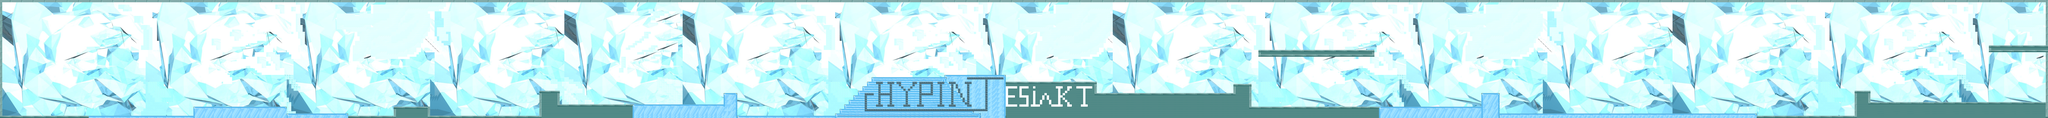

The image is a tile-based game level rendered from a .tmx file. Its description and source (layers, tilesets, objects; grid data summarised) follow:
An orthogonal 900x52 tile map with 15x15 px tiles, 3 tile layers (background, plat, ice), 3 tilesets and 39 objects (37x 3, START, END).

<map version="1.0" orientation="orthogonal" renderorder="right-down" width="900" height="52" tilewidth="15" tileheight="15" nextobjectid="57">
 <tileset firstgid="1" name="iceblock" tilewidth="15" tileheight="15" tilecount="3468" columns="68">
  <image source="../images/iceblock.jpg" width="1032" height="774" />
 </tileset>
 <tileset firstgid="3469" name="city" tilewidth="15" tileheight="15" tilecount="36" columns="6">
  <image source="../images/city.jpg" width="90" height="94" />
 </tileset>
 <tileset firstgid="3505" name="IceBox" tilewidth="15" tileheight="15" tilecount="36" columns="6">
  <image source="../images/IceBox.png" width="90" height="90" />
 </tileset>
 <layer name="background" width="900" height="52">
  <data>[46800 cells, 45918 non-empty, 3244 distinct tile ids]</data>
 </layer>
 <layer name="plat" width="900" height="52">
  <data>[46800 cells, 4488 non-empty, 25 distinct tile ids]</data>
 </layer>
 <layer name="ice" width="900" height="52">
  <data>[46800 cells, 2200 non-empty, 30 distinct tile ids]</data>
 </layer>
 <objectgroup name="player">
  <object id="1" name="START" x="49" y="613" width="92" height="148" />
  <object id="2" name="END" x="13344" y="102.768" width="128" height="191" />
 </objectgroup>
 <objectgroup name="enemies">
  <object id="3" name="MELEE" type="3" x="7425.67" y="431.152" width="53.6364" height="180" />
  <object id="5" name="MELEE" type="3" x="521.303" y="603" width="67" height="155" />
  <object id="6" name="JPRIFLE" type="3" x="5394.33" y="595.97" width="67" height="155" />
  <object id="7" name="JPMELEE" type="3" x="765.091" y="445.455" width="67" height="155" />
  <object id="9" name="MELEE" type="3" x="1618.27" y="542.394" width="67" height="155" />
  <object id="10" name="JPMELEE" type="3" x="2913.58" y="409.091" width="67" height="155" />
  <object id="11" name="JPMELEE" type="3" x="5762.06" y="236.364" width="67" height="155" />
  <object id="13" name="SHOTGUN" type="3" x="3173.12" y="592.939" width="67" height="155" />
  <object id="14" name="JPMELEE" type="3" x="3359.03" y="421.212" width="67" height="155" />
  <object id="15" name="SHOTGUN" type="3" x="4518.58" y="523.242" width="67" height="155" />
  <object id="16" name="JPSHIELD" type="3" x="4045.85" y="520.212" width="67" height="155" />
  <object id="18" name="RIFLE" type="3" x="6871.15" y="366.667" width="67" height="155" />
  <object id="20" name="SHOTGUN" type="3" x="7864.03" y="453.545" width="67" height="155" />
  <object id="21" name="JPMELEE" type="3" x="8492.36" y="151.515" width="67" height="155" />
  <object id="23" name="MELEE" type="3" x="11701.4" y="564.485" width="90" height="180" />
  <object id="24" name="MELEE" type="3" x="8792.33" y="137.212" width="90" height="180" />
  <object id="25" name="TRUCK" type="3" x="9060.61" y="448.485" width="536.364" height="242.424" />
  <object id="26" name="JPMELEE" type="3" x="13137.8" y="124.242" width="67" height="155" />
  <object id="27" name="JPMELEE" type="3" x="12525.7" y="493.939" width="67" height="155" />
  <object id="28" name="JPSHIELD" type="3" x="10392.3" y="482.667" width="90" height="180" />
  <object id="30" name="SHOTGUN" type="3" x="11207.5" y="593.939" width="67" height="155" />
  <object id="31" name="JPMELEE" type="3" x="1304.48" y="396.97" width="67" height="155" />
  <object id="32" name="JPMELEE" type="3" x="1931.76" y="390.909" width="67" height="155" />
  <object id="33" name="JPRIFLE" type="3" x="2491.3" y="599" width="67" height="155" />
  <object id="34" name="SHOTGUN" type="3" x="6118.58" y="341.424" width="67" height="155" />
  <object id="35" name="MELEE" type="3" x="6319.64" y="342.424" width="67" height="155" />
  <object id="38" name="JPSHIELD" type="3" x="2197.36" y="586.879" width="67" height="155" />
  <object id="39" name="JPSHIELD" type="3" x="5230.7" y="595.97" width="67" height="155" />
  <object id="40" name="SHOTGUN" type="3" x="10570.1" y="574.758" width="67" height="155" />
  <object id="43" name="JPSHIELD" type="3" x="6733.73" y="362.636" width="67" height="155" />
  <object id="45" name="JPMELEE" type="3" x="9419.64" y="187.879" width="84.8485" height="179.242" />
  <object id="48" name="JPRIFLE" type="3" x="12088.3" y="226.273" width="67" height="155" />
  <object id="49" name="JPSHIELD" type="3" x="7642.82" y="353.545" width="67" height="155" />
  <object id="50" name="JPRIFLE" type="3" x="12949.9" y="469.697" width="76.0909" height="155" />
  <object id="53" name="JPMELEE" type="3" x="12740.8" y="139.394" width="67" height="155" />
  <object id="55" name="MELEE" type="3" x="10098.4" y="555.394" width="90" height="180" />
  <object id="56" name="MELEE" type="3" x="10989.3" y="558.424" width="90" height="180" />
 </objectgroup>
</map>